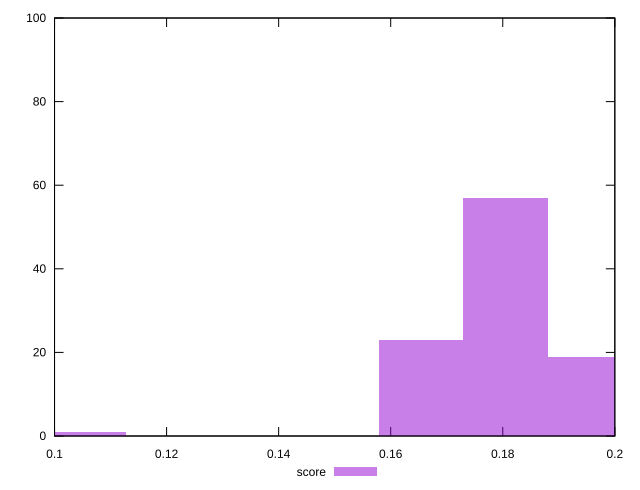

This chart was generated by the following gnuplot code:
reset

$score <<EOF
0.10527394326425224 1
0.16543048227239637 23
0.19550875177646845 19
0.18046961702443243 57
EOF

set key outside below
set boxwidth 0.015039134752036035
set xrange [0.1:0.2]
set yrange [0:100]
set trange [0:100]
set style fill transparent solid 0.5 noborder
set terminal svg size 640, 490 enhanced background rgb 'white'
set output "report_00009_2021-02-08T22-37-41.559Z/interactive/samples/pages+cached/score/histogram.svg"

plot $score title "score" with boxes

reset
